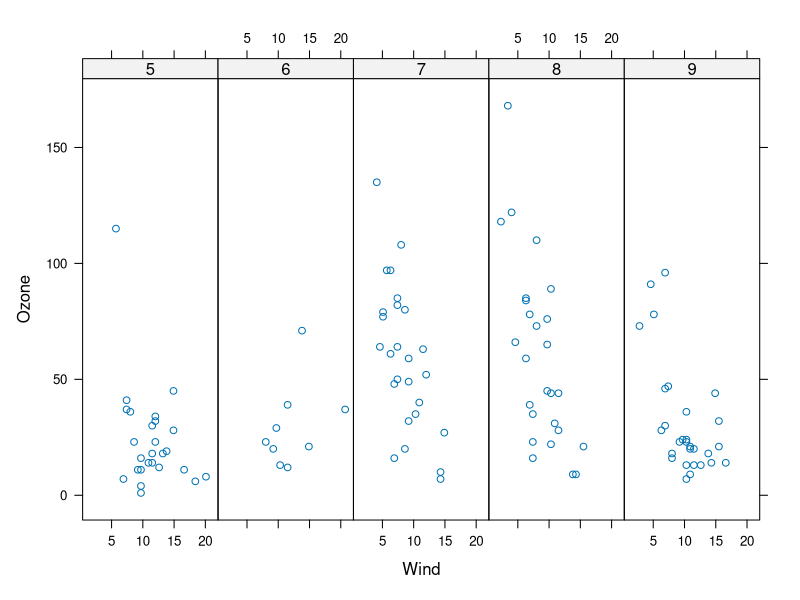
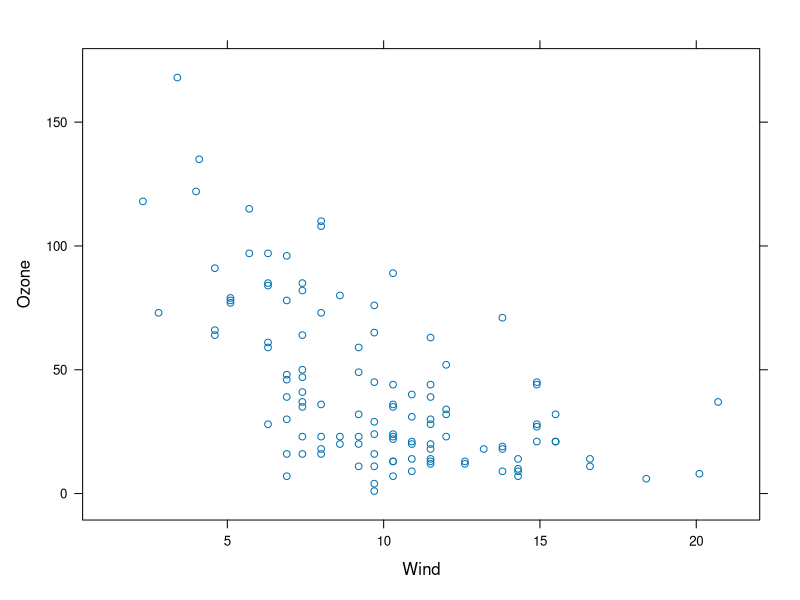
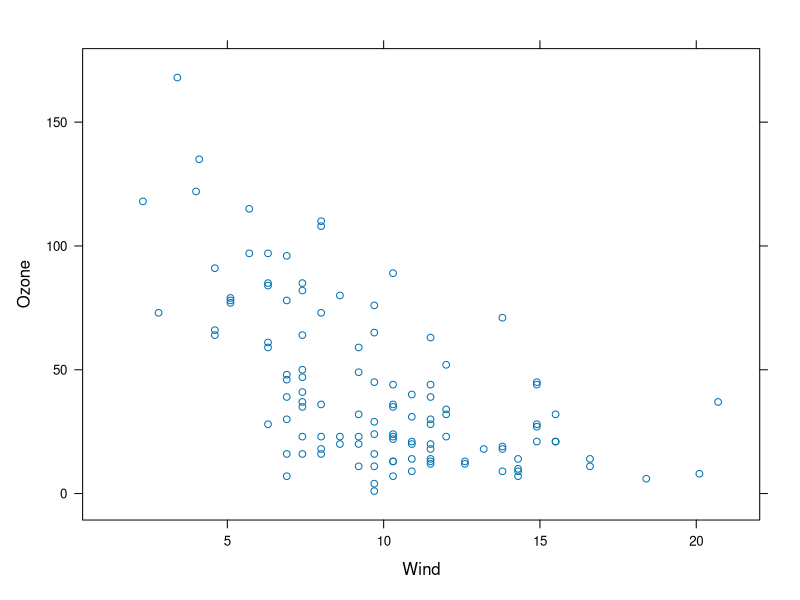
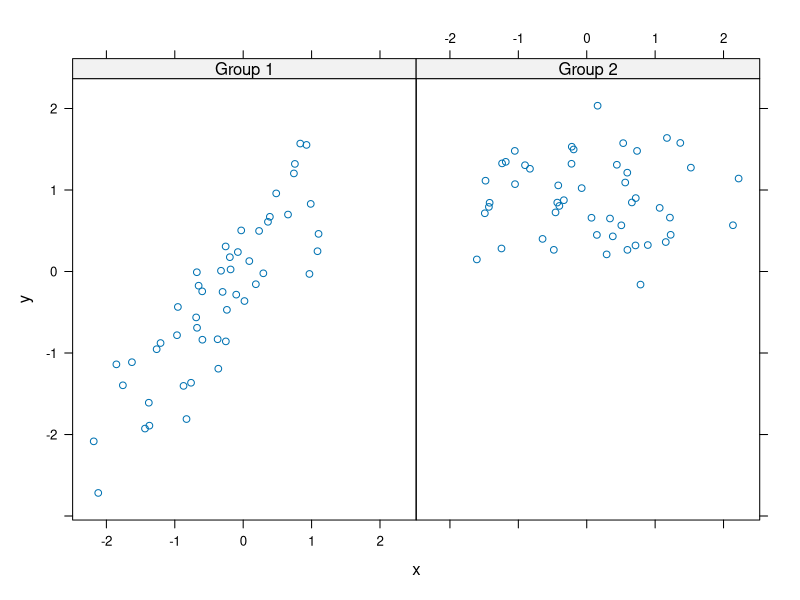
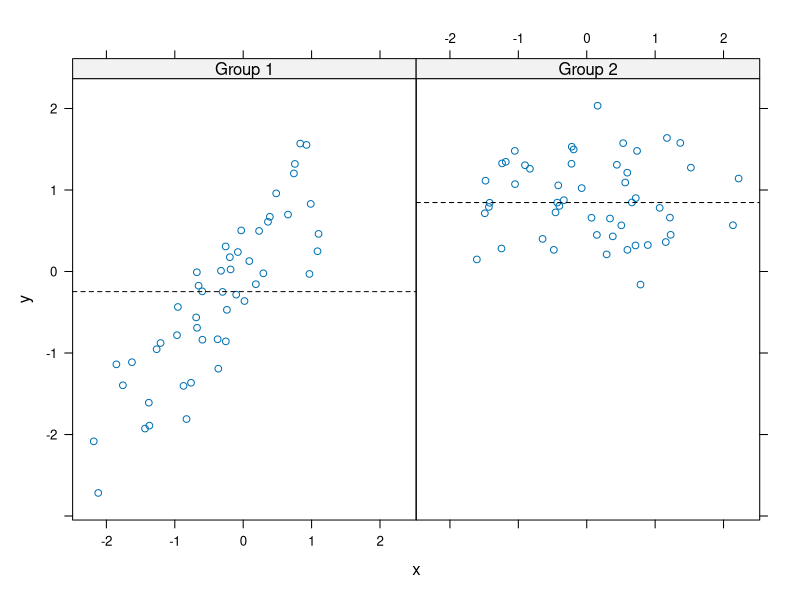
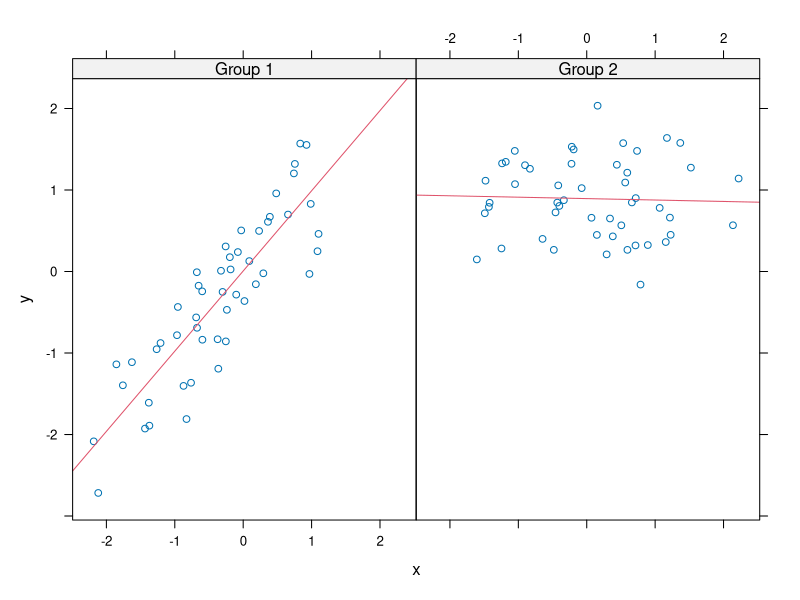
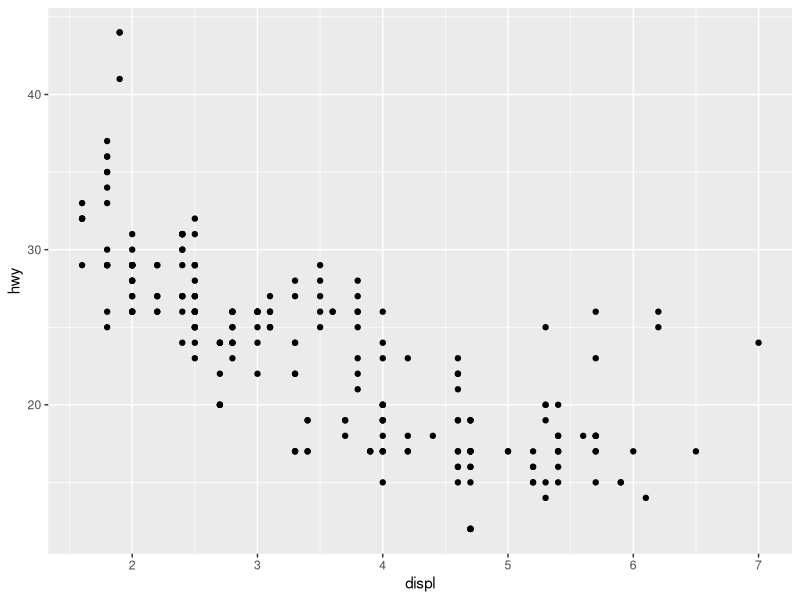
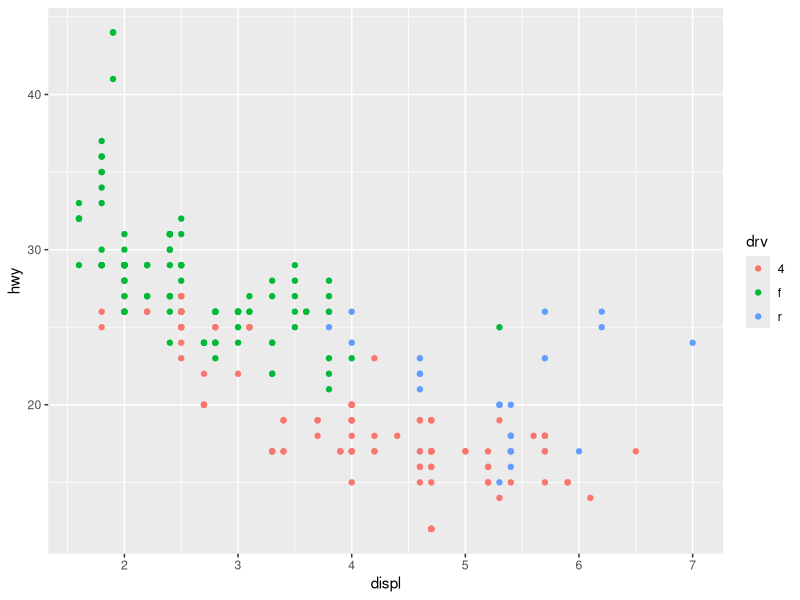

Write the R code that produced these figures, in order.
## ---- chunk 1
library(datasets)
library(lattice)
## Convert 'month' to a factor variable
airquality <- transform(airquality, Month = factor(Month))
xyplot(Ozone ~ Wind | Month, data = airquality, layout = c(5, 1))
## ---- chunk 2
p <- xyplot(Ozone ~ Wind, data = airquality) ## Nothing happens here!
## ---- chunk 3
print(p) ## Plot appears
## ---- chunk 4
xyplot(Ozone ~ Wind, data = airquality) ## Auto-printing
## ---- chunk 5
set.seed(10)
x <- rnorm(100)
f <- rep(0:1, each = 50)
y <- x + f - f * x  + rnorm(100, sd = 0.5)
f <- factor(f, labels = c("Group 1", "Group 2"))
xyplot(y ~ x | f, layout = c(2,1))  ## Plot with 2 panels
## ---- chunk 6
xyplot(y ~ x | f, panel = function(x,y,...) {
  panel.xyplot(x,y,...) ## first call default panel function for 'xyplot'
  panel.abline(h = median(y), lty = 2) ## add a horizontal dashed line at the median
})
## ---- chunk 7
xyplot(y ~ x | f, panel = function(x, y, ...) {
  panel.xyplot(x, y, ...) ## first call default panel function for 'xyplot'
  panel.lmline(x, y, col = 2) ## add a horizontal dashed line at the median
})
## ---- chunk 8
library(ggplot2)
str(mpg)
## ---- chunk 9
library(ggplot2)
qplot(displ, hwy, data = mpg)
## ---- chunk 10
library(ggplot2)
qplot(displ, hwy, data = mpg, color = drv)
## ---- chunk 11
library(ggplot2)
qplot(displ, hwy, data = mpg, geom=c("point", "smooth"), method="loess")
## ---- chunk 12
library(ggplot2)
qplot(hwy, data = mpg, fill = drv)
## ---- chunk 13
library(ggplot2)
qplot(displ, hwy, data = mpg, facets = . ~ drv)
## ---- chunk 14
library(ggplot2)
qplot(hwy, data = mpg, facets = drv ~ ., binwidth = 2)
## ---- chunk 15
library(datasets)
data(airquality)
## ---- chunk 16
airquality = transform(airquality, Month = factor(Month))
qplot(Wind, Ozone, data = airquality, facets = . ~ Month)
